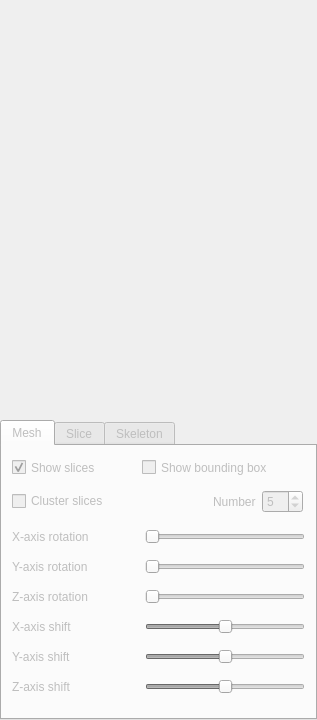
<?xml version="1.0" encoding="UTF-8"?>
<ui version="4.0">
 <class>SlicerPalette</class>
 <widget class="QWidget" name="SlicerPalette">
  <property name="geometry">
   <rect>
    <x>0</x>
    <y>0</y>
    <width>317</width>
    <height>720</height>
   </rect>
  </property>
  <property name="windowTitle">
   <string>Form</string>
  </property>
  <layout class="QVBoxLayout" name="verticalLayout">
   <property name="spacing">
    <number>0</number>
   </property>
   <property name="leftMargin">
    <number>0</number>
   </property>
   <property name="topMargin">
    <number>0</number>
   </property>
   <property name="rightMargin">
    <number>0</number>
   </property>
   <property name="bottomMargin">
    <number>0</number>
   </property>
   <item>
    <widget class="QVTKOpenGLNativeWidget" name="slicerWidget" native="true">
     <property name="sizePolicy">
      <sizepolicy hsizetype="Expanding" vsizetype="Expanding">
       <horstretch>0</horstretch>
       <verstretch>0</verstretch>
      </sizepolicy>
     </property>
     <property name="minimumSize">
      <size>
       <width>300</width>
       <height>420</height>
      </size>
     </property>
    </widget>
   </item>
   <item>
    <widget class="QTabWidget" name="sliceTabWidget">
     <property name="enabled">
      <bool>false</bool>
     </property>
     <property name="sizePolicy">
      <sizepolicy hsizetype="Expanding" vsizetype="Fixed">
       <horstretch>0</horstretch>
       <verstretch>0</verstretch>
      </sizepolicy>
     </property>
     <property name="minimumSize">
      <size>
       <width>300</width>
       <height>300</height>
      </size>
     </property>
     <property name="tabShape">
      <enum>QTabWidget::Rounded</enum>
     </property>
     <property name="currentIndex">
      <number>0</number>
     </property>
     <widget class="QWidget" name="tab_4">
      <property name="sizePolicy">
       <sizepolicy hsizetype="Expanding" vsizetype="Expanding">
        <horstretch>0</horstretch>
        <verstretch>0</verstretch>
       </sizepolicy>
      </property>
      <attribute name="title">
       <string>Mesh</string>
      </attribute>
      <widget class="QWidget" name="horizontalLayoutWidget_12">
       <property name="geometry">
        <rect>
         <x>10</x>
         <y>200</y>
         <width>293</width>
         <height>22</height>
        </rect>
       </property>
       <layout class="QHBoxLayout" name="horizontalLayout_22">
        <item>
         <widget class="QLabel" name="label_17">
          <property name="sizePolicy">
           <sizepolicy hsizetype="Expanding" vsizetype="Preferred">
            <horstretch>0</horstretch>
            <verstretch>0</verstretch>
           </sizepolicy>
          </property>
          <property name="text">
           <string>Y-axis shift</string>
          </property>
         </widget>
        </item>
        <item>
         <spacer name="horizontalSpacer_18">
          <property name="orientation">
           <enum>Qt::Horizontal</enum>
          </property>
          <property name="sizeType">
           <enum>QSizePolicy::Expanding</enum>
          </property>
          <property name="sizeHint" stdset="0">
           <size>
            <width>40</width>
            <height>20</height>
           </size>
          </property>
         </spacer>
        </item>
        <item>
         <widget class="QSlider" name="ySlider2">
          <property name="enabled">
           <bool>false</bool>
          </property>
          <property name="sizePolicy">
           <sizepolicy hsizetype="Expanding" vsizetype="Expanding">
            <horstretch>0</horstretch>
            <verstretch>0</verstretch>
           </sizepolicy>
          </property>
          <property name="minimumSize">
           <size>
            <width>160</width>
            <height>0</height>
           </size>
          </property>
          <property name="maximum">
           <number>100</number>
          </property>
          <property name="value">
           <number>50</number>
          </property>
          <property name="sliderPosition">
           <number>50</number>
          </property>
          <property name="orientation">
           <enum>Qt::Horizontal</enum>
          </property>
         </widget>
        </item>
       </layout>
      </widget>
      <widget class="QWidget" name="horizontalLayoutWidget_13">
       <property name="geometry">
        <rect>
         <x>10</x>
         <y>140</y>
         <width>293</width>
         <height>22</height>
        </rect>
       </property>
       <layout class="QHBoxLayout" name="horizontalLayout_23">
        <item>
         <widget class="QLabel" name="label_18">
          <property name="sizePolicy">
           <sizepolicy hsizetype="Expanding" vsizetype="Preferred">
            <horstretch>0</horstretch>
            <verstretch>0</verstretch>
           </sizepolicy>
          </property>
          <property name="text">
           <string>Z-axis rotation</string>
          </property>
         </widget>
        </item>
        <item>
         <spacer name="horizontalSpacer_19">
          <property name="orientation">
           <enum>Qt::Horizontal</enum>
          </property>
          <property name="sizeType">
           <enum>QSizePolicy::Expanding</enum>
          </property>
          <property name="sizeHint" stdset="0">
           <size>
            <width>40</width>
            <height>20</height>
           </size>
          </property>
         </spacer>
        </item>
        <item>
         <widget class="QSlider" name="zSlider">
          <property name="enabled">
           <bool>false</bool>
          </property>
          <property name="sizePolicy">
           <sizepolicy hsizetype="Expanding" vsizetype="Expanding">
            <horstretch>0</horstretch>
            <verstretch>0</verstretch>
           </sizepolicy>
          </property>
          <property name="minimumSize">
           <size>
            <width>160</width>
            <height>0</height>
           </size>
          </property>
          <property name="maximum">
           <number>100</number>
          </property>
          <property name="value">
           <number>0</number>
          </property>
          <property name="sliderPosition">
           <number>0</number>
          </property>
          <property name="orientation">
           <enum>Qt::Horizontal</enum>
          </property>
         </widget>
        </item>
       </layout>
      </widget>
      <widget class="QCheckBox" name="showBoundingBox">
       <property name="geometry">
        <rect>
         <x>140</x>
         <y>10</y>
         <width>161</width>
         <height>23</height>
        </rect>
       </property>
       <property name="text">
        <string>Show bounding box</string>
       </property>
       <property name="checked">
        <bool>false</bool>
       </property>
      </widget>
      <widget class="QCheckBox" name="showSlices">
       <property name="geometry">
        <rect>
         <x>10</x>
         <y>10</y>
         <width>101</width>
         <height>23</height>
        </rect>
       </property>
       <property name="text">
        <string>Show slices</string>
       </property>
       <property name="checked">
        <bool>true</bool>
       </property>
      </widget>
      <widget class="QWidget" name="horizontalLayoutWidget_14">
       <property name="geometry">
        <rect>
         <x>10</x>
         <y>80</y>
         <width>293</width>
         <height>22</height>
        </rect>
       </property>
       <layout class="QHBoxLayout" name="horizontalLayout_11">
        <item>
         <widget class="QLabel" name="label_6">
          <property name="sizePolicy">
           <sizepolicy hsizetype="Expanding" vsizetype="Preferred">
            <horstretch>0</horstretch>
            <verstretch>0</verstretch>
           </sizepolicy>
          </property>
          <property name="text">
           <string>X-axis rotation</string>
          </property>
         </widget>
        </item>
        <item>
         <spacer name="horizontalSpacer_7">
          <property name="orientation">
           <enum>Qt::Horizontal</enum>
          </property>
          <property name="sizeType">
           <enum>QSizePolicy::Expanding</enum>
          </property>
          <property name="sizeHint" stdset="0">
           <size>
            <width>40</width>
            <height>20</height>
           </size>
          </property>
         </spacer>
        </item>
        <item>
         <widget class="QSlider" name="xSlider">
          <property name="enabled">
           <bool>false</bool>
          </property>
          <property name="sizePolicy">
           <sizepolicy hsizetype="Expanding" vsizetype="Expanding">
            <horstretch>0</horstretch>
            <verstretch>0</verstretch>
           </sizepolicy>
          </property>
          <property name="minimumSize">
           <size>
            <width>160</width>
            <height>0</height>
           </size>
          </property>
          <property name="maximum">
           <number>100</number>
          </property>
          <property name="value">
           <number>0</number>
          </property>
          <property name="sliderPosition">
           <number>0</number>
          </property>
          <property name="orientation">
           <enum>Qt::Horizontal</enum>
          </property>
         </widget>
        </item>
       </layout>
      </widget>
      <widget class="QWidget" name="horizontalLayoutWidget_15">
       <property name="geometry">
        <rect>
         <x>10</x>
         <y>110</y>
         <width>293</width>
         <height>22</height>
        </rect>
       </property>
       <layout class="QHBoxLayout" name="horizontalLayout_24">
        <item>
         <widget class="QLabel" name="label_19">
          <property name="sizePolicy">
           <sizepolicy hsizetype="Expanding" vsizetype="Preferred">
            <horstretch>0</horstretch>
            <verstretch>0</verstretch>
           </sizepolicy>
          </property>
          <property name="text">
           <string>Y-axis rotation</string>
          </property>
         </widget>
        </item>
        <item>
         <spacer name="horizontalSpacer_20">
          <property name="orientation">
           <enum>Qt::Horizontal</enum>
          </property>
          <property name="sizeType">
           <enum>QSizePolicy::Expanding</enum>
          </property>
          <property name="sizeHint" stdset="0">
           <size>
            <width>40</width>
            <height>20</height>
           </size>
          </property>
         </spacer>
        </item>
        <item>
         <widget class="QSlider" name="ySlider">
          <property name="enabled">
           <bool>false</bool>
          </property>
          <property name="sizePolicy">
           <sizepolicy hsizetype="Expanding" vsizetype="Expanding">
            <horstretch>0</horstretch>
            <verstretch>0</verstretch>
           </sizepolicy>
          </property>
          <property name="minimumSize">
           <size>
            <width>160</width>
            <height>0</height>
           </size>
          </property>
          <property name="maximum">
           <number>100</number>
          </property>
          <property name="value">
           <number>0</number>
          </property>
          <property name="sliderPosition">
           <number>0</number>
          </property>
          <property name="orientation">
           <enum>Qt::Horizontal</enum>
          </property>
         </widget>
        </item>
       </layout>
      </widget>
      <widget class="QWidget" name="horizontalLayoutWidget_16">
       <property name="geometry">
        <rect>
         <x>10</x>
         <y>230</y>
         <width>293</width>
         <height>22</height>
        </rect>
       </property>
       <layout class="QHBoxLayout" name="horizontalLayout_25">
        <item>
         <widget class="QLabel" name="label_20">
          <property name="sizePolicy">
           <sizepolicy hsizetype="Expanding" vsizetype="Preferred">
            <horstretch>0</horstretch>
            <verstretch>0</verstretch>
           </sizepolicy>
          </property>
          <property name="text">
           <string>Z-axis shift</string>
          </property>
         </widget>
        </item>
        <item>
         <spacer name="horizontalSpacer_21">
          <property name="orientation">
           <enum>Qt::Horizontal</enum>
          </property>
          <property name="sizeType">
           <enum>QSizePolicy::Expanding</enum>
          </property>
          <property name="sizeHint" stdset="0">
           <size>
            <width>40</width>
            <height>20</height>
           </size>
          </property>
         </spacer>
        </item>
        <item>
         <widget class="QSlider" name="zSlider2">
          <property name="enabled">
           <bool>false</bool>
          </property>
          <property name="sizePolicy">
           <sizepolicy hsizetype="Expanding" vsizetype="Expanding">
            <horstretch>0</horstretch>
            <verstretch>0</verstretch>
           </sizepolicy>
          </property>
          <property name="minimumSize">
           <size>
            <width>160</width>
            <height>0</height>
           </size>
          </property>
          <property name="maximum">
           <number>100</number>
          </property>
          <property name="value">
           <number>50</number>
          </property>
          <property name="sliderPosition">
           <number>50</number>
          </property>
          <property name="orientation">
           <enum>Qt::Horizontal</enum>
          </property>
         </widget>
        </item>
       </layout>
      </widget>
      <widget class="QWidget" name="horizontalLayoutWidget_17">
       <property name="geometry">
        <rect>
         <x>10</x>
         <y>170</y>
         <width>293</width>
         <height>22</height>
        </rect>
       </property>
       <layout class="QHBoxLayout" name="horizontalLayout_26">
        <item>
         <widget class="QLabel" name="label_21">
          <property name="sizePolicy">
           <sizepolicy hsizetype="Expanding" vsizetype="Preferred">
            <horstretch>0</horstretch>
            <verstretch>0</verstretch>
           </sizepolicy>
          </property>
          <property name="text">
           <string>X-axis shift</string>
          </property>
         </widget>
        </item>
        <item>
         <spacer name="horizontalSpacer_22">
          <property name="orientation">
           <enum>Qt::Horizontal</enum>
          </property>
          <property name="sizeType">
           <enum>QSizePolicy::Expanding</enum>
          </property>
          <property name="sizeHint" stdset="0">
           <size>
            <width>40</width>
            <height>20</height>
           </size>
          </property>
         </spacer>
        </item>
        <item>
         <widget class="QSlider" name="xSlider2">
          <property name="enabled">
           <bool>false</bool>
          </property>
          <property name="sizePolicy">
           <sizepolicy hsizetype="Expanding" vsizetype="Expanding">
            <horstretch>0</horstretch>
            <verstretch>0</verstretch>
           </sizepolicy>
          </property>
          <property name="minimumSize">
           <size>
            <width>160</width>
            <height>0</height>
           </size>
          </property>
          <property name="maximum">
           <number>100</number>
          </property>
          <property name="value">
           <number>50</number>
          </property>
          <property name="sliderPosition">
           <number>50</number>
          </property>
          <property name="orientation">
           <enum>Qt::Horizontal</enum>
          </property>
         </widget>
        </item>
       </layout>
      </widget>
      <widget class="QWidget" name="horizontalLayoutWidget">
       <property name="geometry">
        <rect>
         <x>10</x>
         <y>40</y>
         <width>291</width>
         <height>31</height>
        </rect>
       </property>
       <layout class="QHBoxLayout" name="horizontalLayout_2">
        <item>
         <widget class="QCheckBox" name="clusterCheckBox">
          <property name="text">
           <string>Cluster slices</string>
          </property>
         </widget>
        </item>
        <item>
         <spacer name="horizontalSpacer">
          <property name="orientation">
           <enum>Qt::Horizontal</enum>
          </property>
          <property name="sizeHint" stdset="0">
           <size>
            <width>40</width>
            <height>20</height>
           </size>
          </property>
         </spacer>
        </item>
        <item>
         <widget class="QLabel" name="label">
          <property name="text">
           <string>Number</string>
          </property>
         </widget>
        </item>
        <item>
         <widget class="QSpinBox" name="clusterNumberBox">
          <property name="minimum">
           <number>1</number>
          </property>
          <property name="maximum">
           <number>12</number>
          </property>
          <property name="value">
           <number>5</number>
          </property>
         </widget>
        </item>
       </layout>
      </widget>
     </widget>
     <widget class="QWidget" name="tab_5">
      <property name="sizePolicy">
       <sizepolicy hsizetype="Expanding" vsizetype="Expanding">
        <horstretch>0</horstretch>
        <verstretch>0</verstretch>
       </sizepolicy>
      </property>
      <attribute name="title">
       <string>Slice</string>
      </attribute>
      <widget class="QCheckBox" name="showConvexHull">
       <property name="geometry">
        <rect>
         <x>10</x>
         <y>80</y>
         <width>181</width>
         <height>23</height>
        </rect>
       </property>
       <property name="text">
        <string>Show convex hull</string>
       </property>
       <property name="checked">
        <bool>false</bool>
       </property>
      </widget>
      <widget class="QWidget" name="horizontalLayoutWidget_18">
       <property name="geometry">
        <rect>
         <x>10</x>
         <y>180</y>
         <width>281</width>
         <height>31</height>
        </rect>
       </property>
       <layout class="QHBoxLayout" name="horizontalLayout_27">
        <item>
         <widget class="QLabel" name="label_2">
          <property name="sizePolicy">
           <sizepolicy hsizetype="Expanding" vsizetype="Preferred">
            <horstretch>0</horstretch>
            <verstretch>0</verstretch>
           </sizepolicy>
          </property>
          <property name="text">
           <string>Max error</string>
          </property>
         </widget>
        </item>
        <item>
         <spacer name="horizontalSpacer_23">
          <property name="orientation">
           <enum>Qt::Horizontal</enum>
          </property>
          <property name="sizeType">
           <enum>QSizePolicy::Expanding</enum>
          </property>
          <property name="sizeHint" stdset="0">
           <size>
            <width>40</width>
            <height>20</height>
           </size>
          </property>
         </spacer>
        </item>
        <item>
         <widget class="QSlider" name="maxErrorSlider">
          <property name="enabled">
           <bool>false</bool>
          </property>
          <property name="sizePolicy">
           <sizepolicy hsizetype="Expanding" vsizetype="Expanding">
            <horstretch>0</horstretch>
            <verstretch>0</verstretch>
           </sizepolicy>
          </property>
          <property name="minimumSize">
           <size>
            <width>160</width>
            <height>0</height>
           </size>
          </property>
          <property name="minimum">
           <number>10</number>
          </property>
          <property name="maximum">
           <number>100</number>
          </property>
          <property name="singleStep">
           <number>5</number>
          </property>
          <property name="value">
           <number>10</number>
          </property>
          <property name="orientation">
           <enum>Qt::Horizontal</enum>
          </property>
         </widget>
        </item>
       </layout>
      </widget>
      <widget class="QCheckBox" name="showDiagonals">
       <property name="geometry">
        <rect>
         <x>10</x>
         <y>140</y>
         <width>181</width>
         <height>23</height>
        </rect>
       </property>
       <property name="text">
        <string>Show diagonals</string>
       </property>
       <property name="checked">
        <bool>false</bool>
       </property>
      </widget>
      <widget class="QCheckBox" name="showFittedCircle">
       <property name="geometry">
        <rect>
         <x>10</x>
         <y>20</y>
         <width>181</width>
         <height>23</height>
        </rect>
       </property>
       <property name="text">
        <string>Show best fitting circle</string>
       </property>
       <property name="checked">
        <bool>false</bool>
       </property>
      </widget>
      <widget class="QCheckBox" name="showCenters">
       <property name="geometry">
        <rect>
         <x>10</x>
         <y>50</y>
         <width>181</width>
         <height>23</height>
        </rect>
       </property>
       <property name="text">
        <string>Show centers</string>
       </property>
       <property name="checked">
        <bool>false</bool>
       </property>
      </widget>
      <widget class="QCheckBox" name="showBoundingRectangle">
       <property name="geometry">
        <rect>
         <x>10</x>
         <y>110</y>
         <width>201</width>
         <height>23</height>
        </rect>
       </property>
       <property name="text">
        <string>Show bounding rectangle</string>
       </property>
       <property name="checked">
        <bool>false</bool>
       </property>
      </widget>
     </widget>
     <widget class="QWidget" name="tab_6">
      <property name="sizePolicy">
       <sizepolicy hsizetype="Expanding" vsizetype="Expanding">
        <horstretch>0</horstretch>
        <verstretch>0</verstretch>
       </sizepolicy>
      </property>
      <attribute name="title">
       <string>Skeleton</string>
      </attribute>
      <widget class="QCheckBox" name="showNodesBox">
       <property name="geometry">
        <rect>
         <x>10</x>
         <y>10</y>
         <width>101</width>
         <height>23</height>
        </rect>
       </property>
       <property name="text">
        <string>Show nodes</string>
       </property>
       <property name="checked">
        <bool>true</bool>
       </property>
      </widget>
      <widget class="QCheckBox" name="showArcNodesBox">
       <property name="geometry">
        <rect>
         <x>10</x>
         <y>70</y>
         <width>131</width>
         <height>23</height>
        </rect>
       </property>
       <property name="text">
        <string>Show arc nodes</string>
       </property>
      </widget>
      <widget class="QCheckBox" name="showSkeleton">
       <property name="geometry">
        <rect>
         <x>10</x>
         <y>40</y>
         <width>121</width>
         <height>23</height>
        </rect>
       </property>
       <property name="text">
        <string>Show skeleton</string>
       </property>
       <property name="checked">
        <bool>false</bool>
       </property>
      </widget>
      <widget class="QWidget" name="horizontalLayoutWidget_19">
       <property name="geometry">
        <rect>
         <x>10</x>
         <y>100</y>
         <width>291</width>
         <height>31</height>
        </rect>
       </property>
       <layout class="QHBoxLayout" name="horizontalLayout_28">
        <item>
         <widget class="QSlider" name="levelOfDetailSlider">
          <property name="enabled">
           <bool>false</bool>
          </property>
          <property name="sizePolicy">
           <sizepolicy hsizetype="Expanding" vsizetype="Expanding">
            <horstretch>0</horstretch>
            <verstretch>0</verstretch>
           </sizepolicy>
          </property>
          <property name="minimumSize">
           <size>
            <width>160</width>
            <height>0</height>
           </size>
          </property>
          <property name="minimum">
           <number>0</number>
          </property>
          <property name="maximum">
           <number>99</number>
          </property>
          <property name="singleStep">
           <number>1</number>
          </property>
          <property name="value">
           <number>0</number>
          </property>
          <property name="orientation">
           <enum>Qt::Horizontal</enum>
          </property>
         </widget>
        </item>
       </layout>
      </widget>
     </widget>
    </widget>
   </item>
  </layout>
 </widget>
 <customwidgets>
  <customwidget>
   <class>QVTKOpenGLNativeWidget</class>
   <extends>QWidget</extends>
   <header location="global">QVTKOpenGLNativeWidget.h</header>
   <container>1</container>
  </customwidget>
 </customwidgets>
 <resources/>
 <connections/>
</ui>
